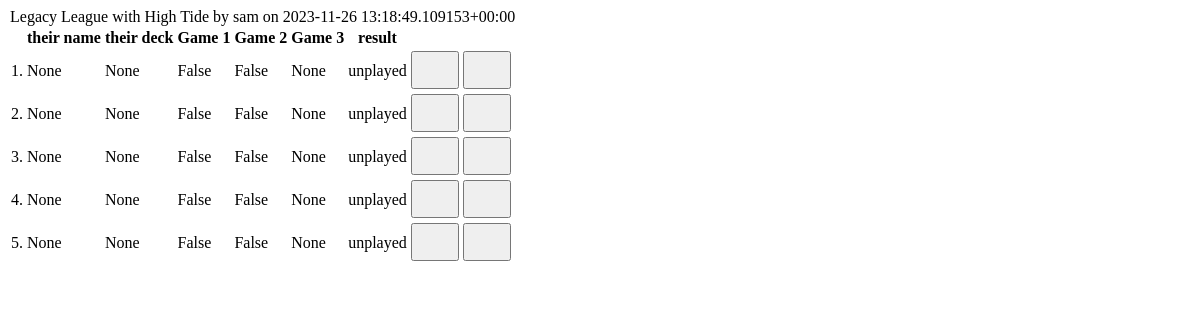
/get_league_current, run on an earlier commit of the app's database.
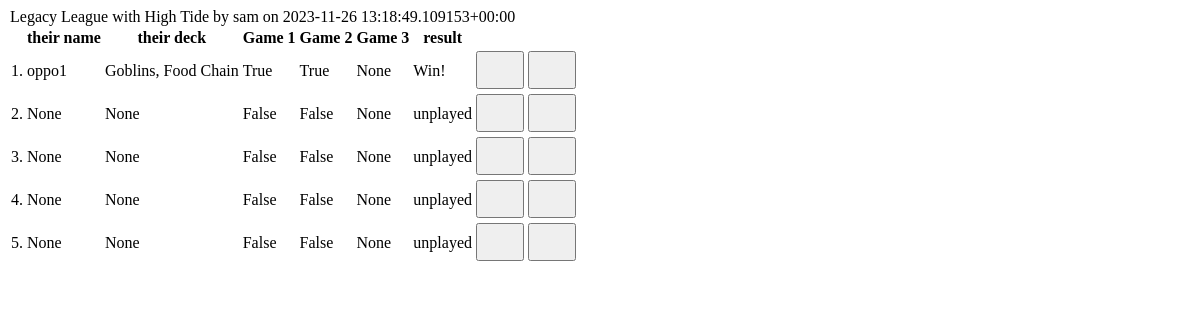
And on a later commit of the database.
### base/models.py (models this page shows, shortened)
class Match(models.Model):
    user = models.ForeignKey(User, null=True, on_delete=models.CASCADE)
    dateCreated = models.DateTimeField(default=timezone.now, null=True)
    mtgFormat = models.ForeignKey(MtgFormat, null=True, on_delete=models.CASCADE, related_name="mtgFormat")
    myDeck = models.ForeignKey(Deck, null=True, on_delete=models.CASCADE, related_name="mydeck")
    theirName = models.CharField(null=True, max_length=100)
    theirArchetype = models.ForeignKey(Archetype, verbose_name="Their Archetype", null=True, on_delete=models.CASCADE, related_name="theirarchetype")
    theirDeck = models.ForeignKey(Deck, verbose_name="Their Deck", null=True, on_delete=models.CASCADE, related_name="theirdeck")
    theirFlavor = models.ForeignKey(Flavor, verbose_name="Thier Flavor", null=True, on_delete=models.CASCADE, related_name="theirflavors")
    inLeagueNum = models.IntegerField(null=True)
    game1 = models.BooleanField(verbose_name='Win', default=False, help_text="win")
    game2 = models.BooleanField(verbose_name='Win', default=False)
    game3 = models.BooleanField(verbose_name='Win', null=True, default=None)
    didjawin = models.BooleanField('Match Win', null=True, default=None)
    league = models.ForeignKey(League, null=True, on_delete=models.CASCADE, related_name="matches")

class Deck(models.Model):
    name = models.CharField(verbose_name="deck name", max_length=25)
    mtgFormat = models.ForeignKey(
        MtgFormat, null=True, on_delete=models.CASCADE)
    archetype = models.ForeignKey(
        Archetype, null=True, on_delete=models.CASCADE)
    dateCreated = models.DateTimeField(default=timezone.now)
    def __str__(self):
        return str(self.name)

class Flavor(models.Model):
    name = models.CharField(max_length=30, default='none')
    deck = models.ForeignKey(
        Deck, null=True, on_delete=models.CASCADE, related_name="flavors")
    isdefault = models.BooleanField('default', default=False)
    def __str__(self):
        return f'{self.name}'

### base/views.py (the view)
# urls.py: path('get_league_current', views.get_league_current, name='get_league_current'),
def get_league_current(request):
    leagues_list = League.objects.all().order_by('-dateCreated')
    current_league = League.objects.latest('dateCreated')
    matches_list = current_league.matches.all()
    if current_league.isFinished == True:
        pass
    else:
        context = {
            "cLeague": current_league,
            "matches": matches_list
        }
    return render(request, 'base/partials/current_matches.html', context)

### base/models.py (called while the page is built)
    def __str__(self):
        return self.name

    def __str__(self):
        return f'{self.mtgFormat} League with {self.myDeck} by {self.user} on {self.dateCreated}'

### base/templates/base/partials/current_matches.html
<table class="table table-hover">
    <legend>{{cLeague}}</legend>
    <thead>
        <th></th>
        <th>their name</th>
        <th>their deck</th>
        <th>Game 1</th>
        <th>Game 2</th>
        <th>Game 3</th>
        <th>result</th>
        <th></th>
        <th></th>
    </thead>
    <tbody>
        {% for match in matches %}
            <tr>
                <td>{{ match.inLeagueNum }}.</td>
                <td>{{ match.theirName }}</td>
                <td>{{ match.theirDeck }}{% if match.theirFlavor %}, {{match.theirFlavor}}{% endif %}</td>
                <td>{{ match.game1 }}</td>
                <td>{{ match.game2 }}</td>
                <td>{{ match.game3 }}</td>
                {% if match.didjawin == 1 %}
                    <td>Win!</td>
                {% elif match.didjawin == 0 %}
                    <td>loss :( </td>
                {% else %}
                    <td>unplayed</td>
                {% endif %}
                <td>
                    <button class='btn' hx-get="{% url 'edit_match' match.pk %}" hx-target="closest tr" hx-swap="outerHTML"><svg class="bi bi-pencil" width="32" height="32"><use xlink:href="#pencil"></svg></button>
                    <button class='btn' hx-get="{% url 'clear_match' match.pk %}" hx-confirm="clear match data?" hx-target="closest tr" hx-swap="outerHTML" ><svg class="bi bi-trash3" width="32" height="32"><use xlink:href="#trash3"></svg></button>
                </td>
            </tr>
        {% endfor %}
    </tbody>
</table>

What changed in the data, as far as the page shows it:
changed Match: theirName "None" → "oppo1"; theirDeck "None" → "Goblins"; theirFlavor (not shown) → "Food Chain"; game1 "False" → "True"; game2 "False" → "True"; didjawin "unplayed" → "Win!"
